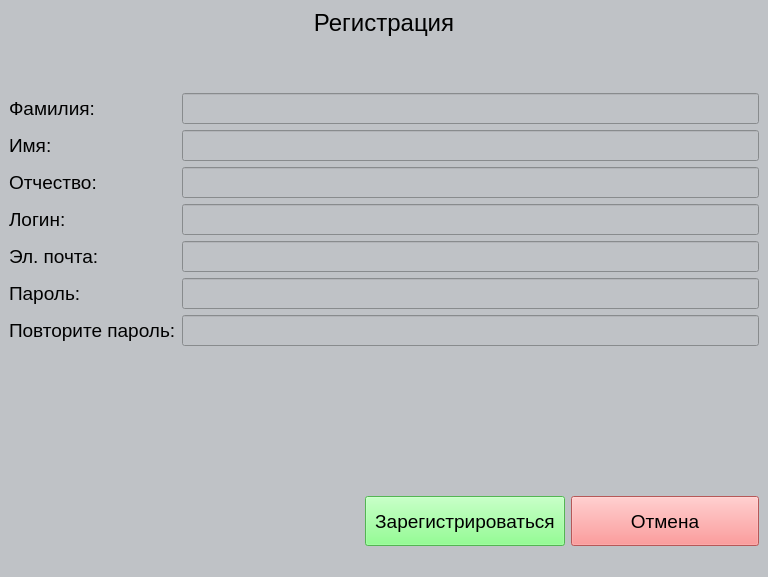
<?xml version="1.0" encoding="UTF-8"?>
<ui version="4.0">
 <class>Registration</class>
 <widget class="QMainWindow" name="Registration">
  <property name="geometry">
   <rect>
    <x>0</x>
    <y>0</y>
    <width>768</width>
    <height>577</height>
   </rect>
  </property>
  <property name="windowTitle">
   <string>Registration</string>
  </property>
  <property name="windowIcon">
   <iconset resource="logo.qrc">
    <normaloff>:/logoPrefix/pirctures/logo.png</normaloff>:/logoPrefix/pirctures/logo.png</iconset>
  </property>
  <property name="styleSheet">
   <string notr="true">background-color: rgb(191, 194, 198)</string>
  </property>
  <widget class="QWidget" name="centralwidget">
   <layout class="QGridLayout" name="gridLayout_2">
    <item row="0" column="0">
     <layout class="QGridLayout" name="gridLayout">
      <item row="0" column="0">
       <widget class="QLabel" name="label_3">
        <property name="sizePolicy">
         <sizepolicy hsizetype="Expanding" vsizetype="Fixed">
          <horstretch>0</horstretch>
          <verstretch>0</verstretch>
         </sizepolicy>
        </property>
        <property name="font">
         <font>
          <pointsize>18</pointsize>
         </font>
        </property>
        <property name="layoutDirection">
         <enum>Qt::LeftToRight</enum>
        </property>
        <property name="text">
         <string>Регистрация</string>
        </property>
        <property name="alignment">
         <set>Qt::AlignCenter</set>
        </property>
       </widget>
      </item>
      <item row="3" column="0">
       <layout class="QHBoxLayout" name="horizontalLayout">
        <item>
         <widget class="QLabel" name="label_9">
          <property name="sizePolicy">
           <sizepolicy hsizetype="Fixed" vsizetype="Fixed">
            <horstretch>0</horstretch>
            <verstretch>0</verstretch>
           </sizepolicy>
          </property>
          <property name="maximumSize">
           <size>
            <width>150</width>
            <height>150</height>
           </size>
          </property>
          <property name="text">
           <string/>
          </property>
          <property name="pixmap">
           <pixmap resource="logo.qrc">:/logoPrefix/pirctures/lock.png</pixmap>
          </property>
          <property name="scaledContents">
           <bool>true</bool>
          </property>
         </widget>
        </item>
        <item>
         <spacer name="horizontalSpacer">
          <property name="orientation">
           <enum>Qt::Horizontal</enum>
          </property>
          <property name="sizeType">
           <enum>QSizePolicy::Fixed</enum>
          </property>
          <property name="sizeHint" stdset="0">
           <size>
            <width>200</width>
            <height>20</height>
           </size>
          </property>
         </spacer>
        </item>
        <item>
         <widget class="QPushButton" name="pushButton_register">
          <property name="minimumSize">
           <size>
            <width>200</width>
            <height>50</height>
           </size>
          </property>
          <property name="font">
           <font>
            <pointsize>14</pointsize>
           </font>
          </property>
          <property name="styleSheet">
           <string notr="true">background-color: rgb(116, 253, 116)
</string>
          </property>
          <property name="text">
           <string>Зарегистрироваться</string>
          </property>
         </widget>
        </item>
        <item>
         <widget class="QPushButton" name="pushButton_cancel">
          <property name="minimumSize">
           <size>
            <width>90</width>
            <height>50</height>
           </size>
          </property>
          <property name="font">
           <font>
            <pointsize>14</pointsize>
           </font>
          </property>
          <property name="styleSheet">
           <string notr="true">background-color: rgb(255, 123, 123)</string>
          </property>
          <property name="text">
           <string>Отмена</string>
          </property>
         </widget>
        </item>
       </layout>
      </item>
      <item row="1" column="0">
       <spacer name="verticalSpacer">
        <property name="orientation">
         <enum>Qt::Vertical</enum>
        </property>
        <property name="sizeType">
         <enum>QSizePolicy::Fixed</enum>
        </property>
        <property name="sizeHint" stdset="0">
         <size>
          <width>20</width>
          <height>50</height>
         </size>
        </property>
       </spacer>
      </item>
      <item row="2" column="0">
       <layout class="QFormLayout" name="formLayout">
        <item row="0" column="0">
         <widget class="QLabel" name="label">
          <property name="font">
           <font>
            <pointsize>14</pointsize>
           </font>
          </property>
          <property name="text">
           <string>Фамилия:</string>
          </property>
         </widget>
        </item>
        <item row="0" column="1">
         <widget class="QLineEdit" name="lineEdit_secondName">
          <property name="font">
           <font>
            <pointsize>14</pointsize>
           </font>
          </property>
         </widget>
        </item>
        <item row="2" column="0">
         <widget class="QLabel" name="label_7">
          <property name="font">
           <font>
            <pointsize>14</pointsize>
           </font>
          </property>
          <property name="text">
           <string>Отчество:</string>
          </property>
         </widget>
        </item>
        <item row="2" column="1">
         <widget class="QLineEdit" name="lineEdit_thirdName">
          <property name="font">
           <font>
            <pointsize>14</pointsize>
           </font>
          </property>
         </widget>
        </item>
        <item row="3" column="0">
         <widget class="QLabel" name="label_8">
          <property name="font">
           <font>
            <pointsize>14</pointsize>
           </font>
          </property>
          <property name="text">
           <string>Логин:</string>
          </property>
         </widget>
        </item>
        <item row="3" column="1">
         <widget class="QLineEdit" name="lineEdit_login">
          <property name="font">
           <font>
            <pointsize>14</pointsize>
           </font>
          </property>
         </widget>
        </item>
        <item row="4" column="0">
         <widget class="QLabel" name="label_4">
          <property name="font">
           <font>
            <pointsize>14</pointsize>
           </font>
          </property>
          <property name="text">
           <string>Эл. почта:</string>
          </property>
         </widget>
        </item>
        <item row="4" column="1">
         <widget class="QLineEdit" name="lineEdit_email">
          <property name="font">
           <font>
            <pointsize>14</pointsize>
           </font>
          </property>
         </widget>
        </item>
        <item row="5" column="0">
         <widget class="QLabel" name="label_5">
          <property name="font">
           <font>
            <pointsize>14</pointsize>
           </font>
          </property>
          <property name="text">
           <string>Пароль:</string>
          </property>
         </widget>
        </item>
        <item row="5" column="1">
         <widget class="QLineEdit" name="lineEdit_password">
          <property name="font">
           <font>
            <pointsize>14</pointsize>
           </font>
          </property>
         </widget>
        </item>
        <item row="6" column="0">
         <widget class="QLabel" name="label_6">
          <property name="font">
           <font>
            <pointsize>14</pointsize>
           </font>
          </property>
          <property name="text">
           <string>Повторите пароль:</string>
          </property>
         </widget>
        </item>
        <item row="6" column="1">
         <widget class="QLineEdit" name="lineEdit_repeatedPassword">
          <property name="font">
           <font>
            <pointsize>14</pointsize>
           </font>
          </property>
         </widget>
        </item>
        <item row="1" column="0">
         <widget class="QLabel" name="label_2">
          <property name="font">
           <font>
            <pointsize>14</pointsize>
           </font>
          </property>
          <property name="text">
           <string>Имя:</string>
          </property>
         </widget>
        </item>
        <item row="1" column="1">
         <widget class="QLineEdit" name="lineEdit_firstName">
          <property name="font">
           <font>
            <pointsize>14</pointsize>
           </font>
          </property>
         </widget>
        </item>
       </layout>
      </item>
     </layout>
    </item>
   </layout>
  </widget>
  <widget class="QMenuBar" name="menubar">
   <property name="geometry">
    <rect>
     <x>0</x>
     <y>0</y>
     <width>768</width>
     <height>22</height>
    </rect>
   </property>
  </widget>
  <widget class="QStatusBar" name="statusbar"/>
 </widget>
 <resources>
  <include location="logo.qrc"/>
 </resources>
 <connections>
  <connection>
   <sender>pushButton_cancel</sender>
   <signal>clicked()</signal>
   <receiver>Registration</receiver>
   <slot>cancel()</slot>
   <hints>
    <hint type="sourcelabel">
     <x>657</x>
     <y>462</y>
    </hint>
    <hint type="destinationlabel">
     <x>474</x>
     <y>412</y>
    </hint>
   </hints>
  </connection>
  <connection>
   <sender>pushButton_register</sender>
   <signal>clicked()</signal>
   <receiver>Registration</receiver>
   <slot>registrate()</slot>
   <hints>
    <hint type="sourcelabel">
     <x>472</x>
     <y>471</y>
    </hint>
    <hint type="destinationlabel">
     <x>277</x>
     <y>464</y>
    </hint>
   </hints>
  </connection>
 </connections>
 <slots>
  <slot>registrate()</slot>
  <slot>cancel()</slot>
 </slots>
</ui>
